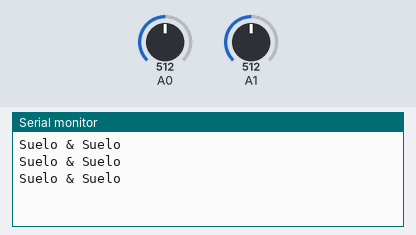
The sketch below on a simulated Arduino Uno, built with avr-gcc and run on an emulated ATmega328P. Shown: the last lines printed to the serial monitor. The inputs (shaded band) are chosen by the test bench; at power-on: A0 = 512, A1 = 512.

Above: at 1.2 s.
1.3 s: A0 set to 49
2.8 s: A0 set to 42
At 3.4 s:
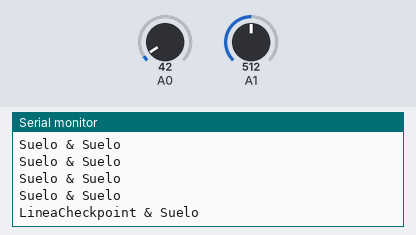
5.0 s: A1 set to 49
At 5.4 s:
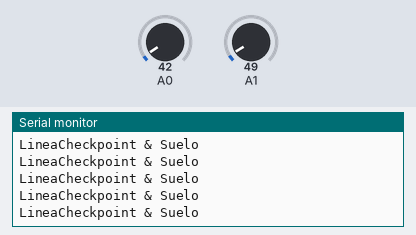
6.5 s: A1 set to 41
At 6.83 s:
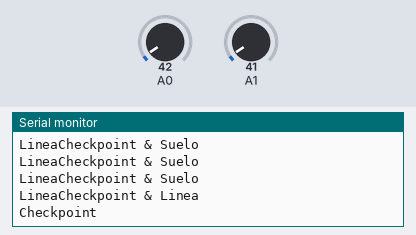

Measured:
- the behaviour switches between 46 and 45 on A0 (found by bisection; images 0 and 1)
- the behaviour switches between 46 and 45 on A1 (found by bisection; images 2 and 3)
- after the input at 2.8 s, the serial monitor: prints a new line after 0.20 s (image 1)
- after the input at 6.5 s, the serial monitor: prints a new line at once (image 3)

The sketch:

demoInfrarrojo.ino
```cpp
#include "Infrarrojo.h"

Infrarrojo IR1; // Izquierdo
Infrarrojo IR2; // Derecho

void setup(){
  Serial.begin(9600);
  IR1.init(A0);
  IR2.init(A1);
}

void loop(){
  if(IR1.readL() == 0) Serial.print("Linea");
  if(IR1.readL() == 1) Serial.print("Suelo");
  else Serial.print("Checkpoint");

  Serial.print(" & ");

  if(IR2.readL() == 0) Serial.println("Linea");
  if(IR2.readL() == 1) Serial.println("Suelo");
  else Serial.println("Checkpoint");

  delay(500);
}
```

Infrarrojo.cpp
```cpp
#include<Arduino.h>
#include "Infrarrojo.h"

void Infrarrojo :: init(int _pin){
  pin = _pin;
  pinMode(pin, INPUT); //Sensor infrarrojo como entrada
}

int Infrarrojo :: read(){ // Lectura analógica
  valor = analogRead(pin);
  return valor;
}

int Infrarrojo :: readL(){ // Está sobre linea?
  valor = analogRead(pin);
  if (valor > sens) return 1; // Sí está
  else return 0; // No está
}
```

Infrarrojo.h
```cpp
class Infrarrojo {
  private :
  int pin;
  int valor;
  int sens = 45;

  public :
  void init(int);
  int read(); // Valor entero
  int readL(); // Interpretacion

  protected :
} ;
```
